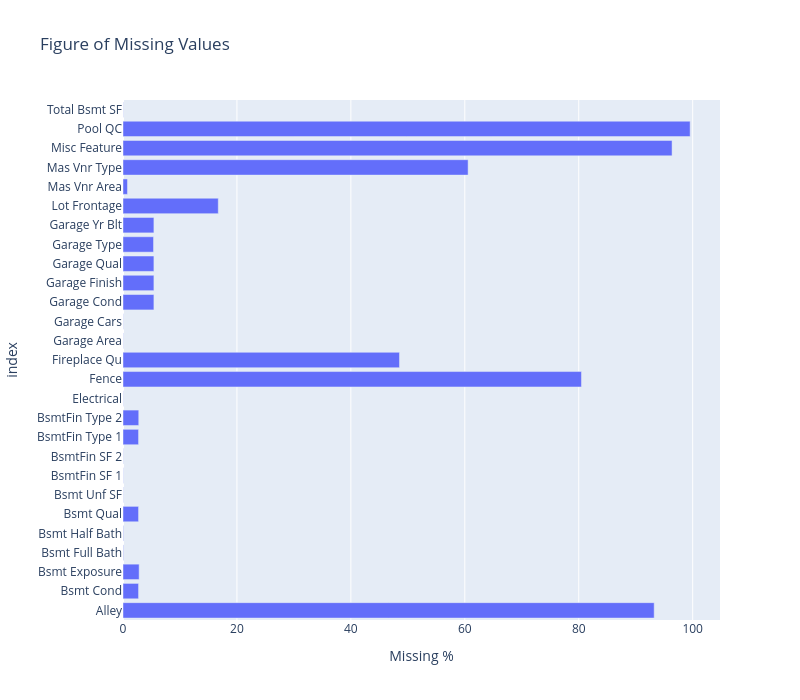

Notebook cell for this chart:
### Code cell
fig = px.bar(missing, x = missing["Missing %"], y = missing.index, width = 800, height = 700, title = "Figure of Missing Values")
fig.show()

fig.update_xaxes(title = "missing parcentage")
"""
plt.figure(figsize=(10, 10))
sns.barplot(x=missing['Missing %'], y=missing.index, palette='Reds_r')
plt.title('Missing Value Percentage by Feature')
plt.tight_layout()
plt.show()
"""

### Figure 1 — Plotly figure (JSON) as saved in the notebook; plotly's stock layout.template omitted (floating-point values rounded to 4 significant figures)
{"data": [{"hovertemplate": "Missing %=%{x}<br>index=%{y}<extra></extra>", "legendgroup": "", "marker": {"color": "#636efa", "pattern": {"shape": ""}}, "name": "", "orientation": "h", "showlegend": false, "textposition": "auto", "type": "bar", "x": [93.24, 2.73, 2.833, 0.06826, 0.06826, 2.73, 0.03413, 0.03413, 0.03413, 2.73, 2.765, 0.03413, 80.48, 48.53, 0.03413, 0.03413, 5.427, 5.427, 5.427, 5.358, 5.427, 16.72, 0.785, 60.58, 96.38, 99.56, 0.03413], "xaxis": "x", "y": ["Alley", "Bsmt Cond", "Bsmt Exposure", "Bsmt Full Bath", "Bsmt Half Bath", "Bsmt Qual", "Bsmt Unf SF", "BsmtFin SF 1", "BsmtFin SF 2", "BsmtFin Type 1", "BsmtFin Type 2", "Electrical", "Fence", "Fireplace Qu", "Garage Area", "Garage Cars", "Garage Cond", "Garage Finish", "Garage Qual", "Garage Type", "Garage Yr Blt", "Lot Frontage", "Mas Vnr Area", "Mas Vnr Type", "Misc Feature", "Pool QC", "Total Bsmt SF"], "yaxis": "y"}], "layout": {"barmode": "relative", "height": 700, "legend": {"tracegroupgap": 0}, "title": {"text": "Figure of Missing Values"}, "width": 800, "xaxis": {"anchor": "y", "domain": [0, 1], "title": {"text": "Missing %"}}, "yaxis": {"anchor": "x", "domain": [0, 1], "title": {"text": "index"}}}}
